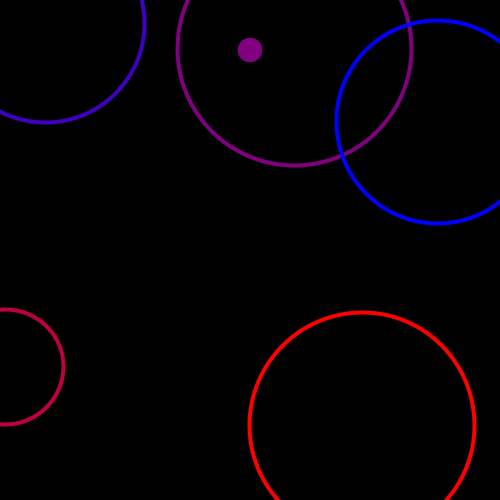
Frame 1 (no input)
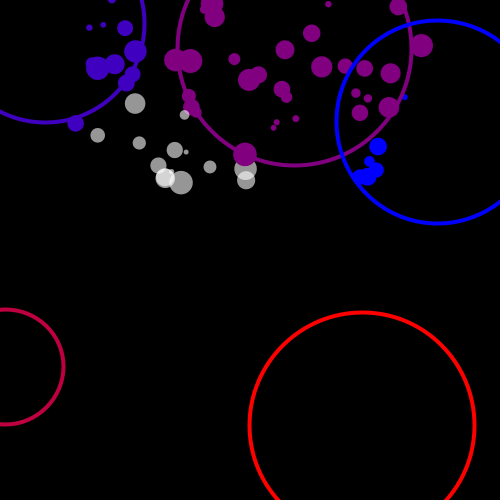
Frame 60 (the mouse pressed at the canvas centre just before this capture)
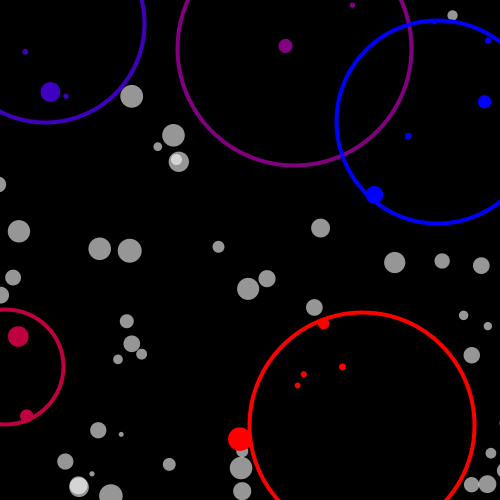
Frame 120 (the mouse held since frame 60 and released just before this capture)

The Processing sketch that drew these frames (run headless with seeded random() and noise(); from frame 60 on, the mouse is pressed at the canvas centre):

// Processing sketch: CRCP1310_02_Particle_Engine
// ── CRCP1310_02_Particle_Engine.pde
int totalParticles;

float[] xs;
float[] ys;
float[] ds;
float[] speedXs;
float[] speedYs;
color[] colors;

int totalCircles;
float[] circleXs;
float[] circleYs;
float[] circleDs;
color[] circleColors;

float g;

void setup() {
  size(500, 500);
  totalParticles = 100;
  g = 0.05;

  xs = new float[totalParticles];
  ys = new float[totalParticles];
  ds = new float[totalParticles];
  speedXs = new float[totalParticles];
  speedYs = new float[totalParticles];
  colors = new color[totalParticles];

  for (int i = 0; i < totalParticles; i++) {
    xs[i] = width / 2.0;
    ys[i] = 50;
    ds[i] = random(5, 25);
    speedXs[i] = random(-3, 3);
    speedYs[i] = random(-5, 1);
    colors[i] = color(255, 150);
  }
  
  totalCircles = 5;
  circleXs = new float[totalCircles];
  circleYs = new float[totalCircles];
  circleDs = new float[totalCircles];
  circleColors = new color[totalCircles];
  
  color c1 = color(255, 0, 0);
  color c2 = color(0, 0, 255);
  
  for (int i = 0; i < totalCircles; i++) {
    circleXs[i] = random(width);
    circleYs[i] = random(height);
    circleDs[i] = random(100, 250);
    float percent = (float)i / (totalCircles - 1);
    circleColors[i] = lerpColor(c1, c2, percent);
  }
}

void draw() {
  background(0);
  renderParticles();
  renderCirlces();
}

void renderParticles() {
  for (int i = 0; i < totalParticles; i++) {
    checkParticlePosition(i);
    drawParticle(i);
    moveParticle(i);
    recoverParticle(i);
  }
}

void renderCirlces() {
  for (int i = 0; i < totalCircles; i++) {
    drawCircle(i);
  }
}

void checkParticlePosition(int index) {
  for (int i = 0; i < totalCircles; i++) {
    if (isParticleTouchingCircle(index, i)) {
      colors[index] = circleColors[i];
      break;
    } else {
      colors[index] = color(255, 150);
    }
  }
}

boolean isParticleTouchingCircle(int particleIndex, int circleIndex) {
  float px = xs[particleIndex];
  float py = ys[particleIndex];
  float pd = ds[particleIndex];
  float cx = circleXs[circleIndex];
  float cy = circleYs[circleIndex];
  float cd = circleDs[circleIndex];
  float distance = dist(px, py, cx, cy);
  return (distance < ((pd / 2.0) + (cd / 2.0)));
}

void drawParticle(int index) {
  float x = xs[index];
  float y = ys[index];
  float d = ds[index];
  color c = colors[index];
  noStroke();
  fill(c);
  ellipse(x, y, d, d);
}

void moveParticle(int index) {
  xs[index] += speedXs[index];
  ys[index] += speedYs[index];
  speedYs[index] += g;
}

void recoverParticle(int index) {
  float y = ys[index];
  float d = ds[index];
  
  if (y > height + d) {
    xs[index] = width / 2.0;
    ys[index] = 50;
    speedYs[index] = random(-5, 1);
  }
}

void drawCircle(int index) {
  float x = circleXs[index];
  float y = circleYs[index];
  float d = circleDs[index];
  color c = circleColors[index];
  stroke(c);
  strokeWeight(4);
  noFill();
  ellipse(x, y, d, d);
}
